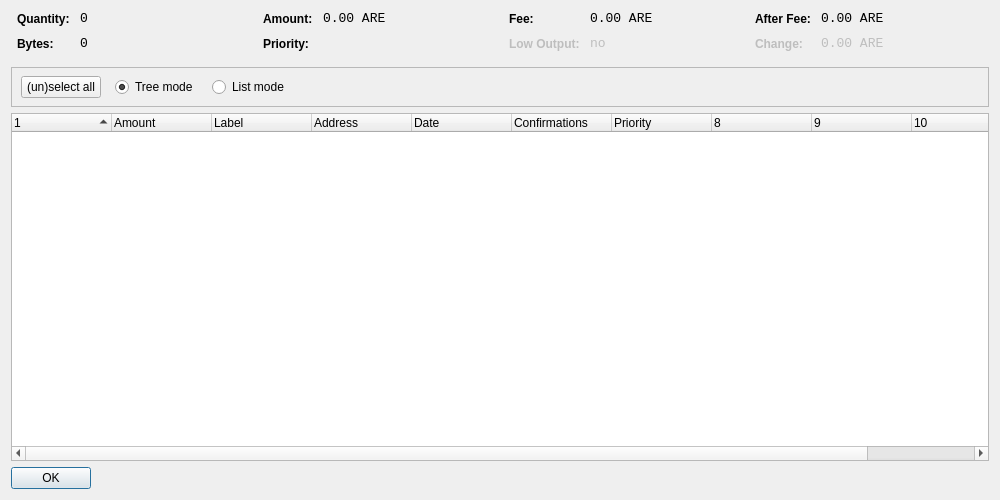
<?xml version="1.0" encoding="UTF-8"?>
<ui version="4.0">
 <class>CoinControlDialog</class>
 <widget class="QDialog" name="CoinControlDialog">
  <property name="geometry">
   <rect>
    <x>0</x>
    <y>0</y>
    <width>1000</width>
    <height>500</height>
   </rect>
  </property>
  <property name="windowTitle">
   <string>Coin Control</string>
  </property>
  <layout class="QVBoxLayout" name="verticalLayout">
   <item>
    <layout class="QHBoxLayout" name="horizontalLayoutTop" stretch="0,0,0,0">
     <property name="topMargin">
      <number>0</number>
     </property>
     <property name="bottomMargin">
      <number>10</number>
     </property>
     <item>
      <layout class="QFormLayout" name="formLayoutCoinControl1">
       <property name="horizontalSpacing">
        <number>10</number>
       </property>
       <property name="verticalSpacing">
        <number>10</number>
       </property>
       <property name="leftMargin">
        <number>6</number>
       </property>
       <property name="rightMargin">
        <number>6</number>
       </property>
       <item row="0" column="0">
        <widget class="QLabel" name="labelCoinControlQuantityText">
         <property name="styleSheet">
          <string notr="true">font-weight:bold;</string>
         </property>
         <property name="text">
          <string>Quantity:</string>
         </property>
        </widget>
       </item>
       <item row="0" column="1">
        <widget class="QLabel" name="labelCoinControlQuantity">
         <property name="font">
          <font>
           <family>Monospace</family>
           <pointsize>10</pointsize>
          </font>
         </property>
         <property name="cursor">
          <cursorShape>IBeamCursor</cursorShape>
         </property>
         <property name="contextMenuPolicy">
          <enum>Qt::ActionsContextMenu</enum>
         </property>
         <property name="text">
          <string notr="true">0</string>
         </property>
         <property name="textInteractionFlags">
          <set>Qt::LinksAccessibleByMouse|Qt::TextSelectableByKeyboard|Qt::TextSelectableByMouse</set>
         </property>
        </widget>
       </item>
       <item row="1" column="0">
        <widget class="QLabel" name="labelCoinControlBytesText">
         <property name="styleSheet">
          <string notr="true">font-weight:bold;</string>
         </property>
         <property name="text">
          <string>Bytes:</string>
         </property>
        </widget>
       </item>
       <item row="1" column="1">
        <widget class="QLabel" name="labelCoinControlBytes">
         <property name="font">
          <font>
           <family>Monospace</family>
           <pointsize>10</pointsize>
          </font>
         </property>
         <property name="cursor">
          <cursorShape>IBeamCursor</cursorShape>
         </property>
         <property name="contextMenuPolicy">
          <enum>Qt::ActionsContextMenu</enum>
         </property>
         <property name="text">
          <string notr="true">0</string>
         </property>
         <property name="textInteractionFlags">
          <set>Qt::LinksAccessibleByMouse|Qt::TextSelectableByKeyboard|Qt::TextSelectableByMouse</set>
         </property>
        </widget>
       </item>
      </layout>
     </item>
     <item>
      <layout class="QFormLayout" name="formLayoutCoinControl2">
       <property name="horizontalSpacing">
        <number>10</number>
       </property>
       <property name="verticalSpacing">
        <number>10</number>
       </property>
       <property name="leftMargin">
        <number>6</number>
       </property>
       <property name="rightMargin">
        <number>6</number>
       </property>
       <item row="0" column="0">
        <widget class="QLabel" name="labelCoinControlAmountText">
         <property name="styleSheet">
          <string notr="true">font-weight:bold;</string>
         </property>
         <property name="text">
          <string>Amount:</string>
         </property>
        </widget>
       </item>
       <item row="0" column="1">
        <widget class="QLabel" name="labelCoinControlAmount">
         <property name="font">
          <font>
           <family>Monospace</family>
           <pointsize>10</pointsize>
          </font>
         </property>
         <property name="cursor">
          <cursorShape>IBeamCursor</cursorShape>
         </property>
         <property name="contextMenuPolicy">
          <enum>Qt::ActionsContextMenu</enum>
         </property>
         <property name="text">
          <string notr="true">0.00 ARE</string>
         </property>
         <property name="textInteractionFlags">
          <set>Qt::LinksAccessibleByMouse|Qt::TextSelectableByKeyboard|Qt::TextSelectableByMouse</set>
         </property>
        </widget>
       </item>
       <item row="1" column="0">
        <widget class="QLabel" name="labelCoinControlPriorityText">
         <property name="styleSheet">
          <string notr="true">font-weight:bold;</string>
         </property>
         <property name="text">
          <string>Priority:</string>
         </property>
        </widget>
       </item>
       <item row="1" column="1">
        <widget class="QLabel" name="labelCoinControlPriority">
         <property name="font">
          <font>
           <family>Monospace</family>
           <pointsize>10</pointsize>
          </font>
         </property>
         <property name="cursor">
          <cursorShape>IBeamCursor</cursorShape>
         </property>
         <property name="contextMenuPolicy">
          <enum>Qt::ActionsContextMenu</enum>
         </property>
         <property name="text">
          <string/>
         </property>
         <property name="textInteractionFlags">
          <set>Qt::LinksAccessibleByMouse|Qt::TextSelectableByKeyboard|Qt::TextSelectableByMouse</set>
         </property>
        </widget>
       </item>
      </layout>
     </item>
     <item>
      <layout class="QFormLayout" name="formLayoutCoinControl3">
       <property name="horizontalSpacing">
        <number>10</number>
       </property>
       <property name="verticalSpacing">
        <number>10</number>
       </property>
       <property name="leftMargin">
        <number>6</number>
       </property>
       <property name="rightMargin">
        <number>6</number>
       </property>
       <item row="0" column="0">
        <widget class="QLabel" name="labelCoinControlFeeText">
         <property name="styleSheet">
          <string notr="true">font-weight:bold;</string>
         </property>
         <property name="text">
          <string>Fee:</string>
         </property>
        </widget>
       </item>
       <item row="0" column="1">
        <widget class="QLabel" name="labelCoinControlFee">
         <property name="font">
          <font>
           <family>Monospace</family>
           <pointsize>10</pointsize>
          </font>
         </property>
         <property name="cursor">
          <cursorShape>IBeamCursor</cursorShape>
         </property>
         <property name="contextMenuPolicy">
          <enum>Qt::ActionsContextMenu</enum>
         </property>
         <property name="text">
          <string notr="true">0.00 ARE</string>
         </property>
         <property name="textInteractionFlags">
          <set>Qt::LinksAccessibleByMouse|Qt::TextSelectableByKeyboard|Qt::TextSelectableByMouse</set>
         </property>
        </widget>
       </item>
       <item row="1" column="0">
        <widget class="QLabel" name="labelCoinControlLowOutputText">
         <property name="enabled">
          <bool>false</bool>
         </property>
         <property name="styleSheet">
          <string notr="true">font-weight:bold;</string>
         </property>
         <property name="text">
          <string>Low Output:</string>
         </property>
        </widget>
       </item>
       <item row="1" column="1">
        <widget class="QLabel" name="labelCoinControlLowOutput">
         <property name="enabled">
          <bool>false</bool>
         </property>
         <property name="font">
          <font>
           <family>Monospace</family>
           <pointsize>10</pointsize>
          </font>
         </property>
         <property name="cursor">
          <cursorShape>IBeamCursor</cursorShape>
         </property>
         <property name="contextMenuPolicy">
          <enum>Qt::ActionsContextMenu</enum>
         </property>
         <property name="text">
          <string notr="true">no</string>
         </property>
         <property name="textInteractionFlags">
          <set>Qt::LinksAccessibleByMouse|Qt::TextSelectableByKeyboard|Qt::TextSelectableByMouse</set>
         </property>
        </widget>
       </item>
      </layout>
     </item>
     <item>
      <layout class="QFormLayout" name="formLayoutCoinControl4">
       <property name="horizontalSpacing">
        <number>10</number>
       </property>
       <property name="verticalSpacing">
        <number>10</number>
       </property>
       <property name="leftMargin">
        <number>6</number>
       </property>
       <property name="rightMargin">
        <number>6</number>
       </property>
       <item row="0" column="0">
        <widget class="QLabel" name="labelCoinControlAfterFeeText">
         <property name="styleSheet">
          <string notr="true">font-weight:bold;</string>
         </property>
         <property name="text">
          <string>After Fee:</string>
         </property>
        </widget>
       </item>
       <item row="0" column="1">
        <widget class="QLabel" name="labelCoinControlAfterFee">
         <property name="font">
          <font>
           <family>Monospace</family>
           <pointsize>10</pointsize>
          </font>
         </property>
         <property name="cursor">
          <cursorShape>IBeamCursor</cursorShape>
         </property>
         <property name="contextMenuPolicy">
          <enum>Qt::ActionsContextMenu</enum>
         </property>
         <property name="text">
          <string notr="true">0.00 ARE</string>
         </property>
         <property name="textInteractionFlags">
          <set>Qt::LinksAccessibleByMouse|Qt::TextSelectableByKeyboard|Qt::TextSelectableByMouse</set>
         </property>
        </widget>
       </item>
       <item row="1" column="0">
        <widget class="QLabel" name="labelCoinControlChangeText">
         <property name="enabled">
          <bool>false</bool>
         </property>
         <property name="styleSheet">
          <string notr="true">font-weight:bold;</string>
         </property>
         <property name="text">
          <string>Change:</string>
         </property>
        </widget>
       </item>
       <item row="1" column="1">
        <widget class="QLabel" name="labelCoinControlChange">
         <property name="enabled">
          <bool>false</bool>
         </property>
         <property name="font">
          <font>
           <family>Monospace</family>
           <pointsize>10</pointsize>
          </font>
         </property>
         <property name="cursor">
          <cursorShape>IBeamCursor</cursorShape>
         </property>
         <property name="contextMenuPolicy">
          <enum>Qt::ActionsContextMenu</enum>
         </property>
         <property name="text">
          <string notr="true">0.00 ARE</string>
         </property>
         <property name="textInteractionFlags">
          <set>Qt::LinksAccessibleByMouse|Qt::TextSelectableByKeyboard|Qt::TextSelectableByMouse</set>
         </property>
        </widget>
       </item>
      </layout>
     </item>
    </layout>
   </item>
   <item>
    <widget class="QFrame" name="frame">
     <property name="minimumSize">
      <size>
       <width>0</width>
       <height>40</height>
      </size>
     </property>
     <property name="frameShape">
      <enum>QFrame::StyledPanel</enum>
     </property>
     <property name="frameShadow">
      <enum>QFrame::Sunken</enum>
     </property>
     <widget class="QWidget" name="horizontalLayoutWidget">
      <property name="geometry">
       <rect>
        <x>10</x>
        <y>0</y>
        <width>781</width>
        <height>41</height>
       </rect>
      </property>
      <layout class="QHBoxLayout" name="horizontalLayoutPanel" stretch="0,0,0,0">
       <property name="spacing">
        <number>14</number>
       </property>
       <item>
        <widget class="QPushButton" name="pushButtonSelectAll">
         <property name="sizePolicy">
          <sizepolicy hsizetype="Maximum" vsizetype="Fixed">
           <horstretch>0</horstretch>
           <verstretch>0</verstretch>
          </sizepolicy>
         </property>
         <property name="text">
          <string>(un)select all</string>
         </property>
        </widget>
       </item>
       <item>
        <widget class="QRadioButton" name="radioTreeMode">
         <property name="sizePolicy">
          <sizepolicy hsizetype="Maximum" vsizetype="Fixed">
           <horstretch>0</horstretch>
           <verstretch>0</verstretch>
          </sizepolicy>
         </property>
         <property name="text">
          <string>Tree mode</string>
         </property>
         <property name="checked">
          <bool>true</bool>
         </property>
        </widget>
       </item>
       <item>
        <widget class="QRadioButton" name="radioListMode">
         <property name="sizePolicy">
          <sizepolicy hsizetype="Maximum" vsizetype="Fixed">
           <horstretch>0</horstretch>
           <verstretch>0</verstretch>
          </sizepolicy>
         </property>
         <property name="text">
          <string>List mode</string>
         </property>
        </widget>
       </item>
       <item>
        <spacer name="horizontalSpacer">
         <property name="orientation">
          <enum>Qt::Horizontal</enum>
         </property>
         <property name="sizeHint" stdset="0">
          <size>
           <width>40</width>
           <height>20</height>
          </size>
         </property>
        </spacer>
       </item>
      </layout>
     </widget>
    </widget>
   </item>
   <item>
    <widget class="CoinControlTreeWidget" name="treeWidget">
     <property name="contextMenuPolicy">
      <enum>Qt::CustomContextMenu</enum>
     </property>
     <property name="sortingEnabled">
      <bool>false</bool>
     </property>
     <property name="columnCount">
      <number>11</number>
     </property>
     <attribute name="headerShowSortIndicator" stdset="0">
      <bool>true</bool>
     </attribute>
     <attribute name="headerStretchLastSection">
      <bool>false</bool>
     </attribute>
     <column>
      <property name="text">
       <string/>
      </property>
     </column>
     <column>
      <property name="text">
       <string>Amount</string>
      </property>
     </column>
     <column>
      <property name="text">
       <string>Label</string>
      </property>
     </column>
     <column>
      <property name="text">
       <string>Address</string>
      </property>
     </column>
     <column>
      <property name="text">
       <string>Date</string>
      </property>
     </column>
     <column>
      <property name="text">
       <string>Confirmations</string>
      </property>
      <property name="toolTip">
       <string>Confirmed</string>
      </property>
     </column>
     <column>
      <property name="text">
       <string>Priority</string>
      </property>
     </column>
     <column>
      <property name="text">
       <string/>
      </property>
     </column>
     <column>
      <property name="text">
       <string/>
      </property>
     </column>
     <column>
      <property name="text">
       <string/>
      </property>
     </column>
     <column>
      <property name="text">
       <string/>
      </property>
     </column>
    </widget>
   </item>
   <item>
    <widget class="QDialogButtonBox" name="buttonBox">
     <property name="sizePolicy">
      <sizepolicy hsizetype="Maximum" vsizetype="Fixed">
       <horstretch>0</horstretch>
       <verstretch>0</verstretch>
      </sizepolicy>
     </property>
     <property name="orientation">
      <enum>Qt::Horizontal</enum>
     </property>
     <property name="standardButtons">
      <set>QDialogButtonBox::Ok</set>
     </property>
    </widget>
   </item>
  </layout>
 </widget>
 <customwidgets>
  <customwidget>
   <class>CoinControlTreeWidget</class>
   <extends>QTreeWidget</extends>
   <header>coincontroltreewidget.h</header>
  </customwidget>
 </customwidgets>
 <resources/>
 <connections/>
</ui>
